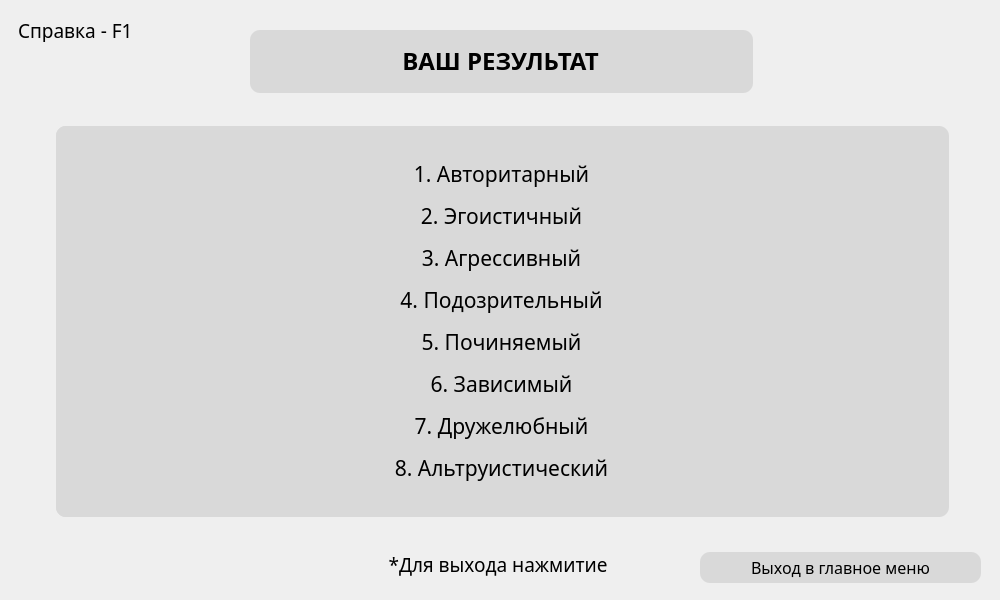
<?xml version="1.0" encoding="UTF-8"?>
<ui version="4.0">
 <class>ResultTorson</class>
 <widget class="QWidget" name="ResultTorson">
  <property name="geometry">
   <rect>
    <x>0</x>
    <y>0</y>
    <width>1000</width>
    <height>600</height>
   </rect>
  </property>
  <property name="windowTitle">
   <string>Form</string>
  </property>
  <property name="styleSheet">
   <string notr="true">QWidget#ResultTorson {
	background-image: url(&quot;:/pictures/back.png&quot;);
}</string>
  </property>
  <widget class="QLabel" name="esc">
   <property name="geometry">
    <rect>
     <x>346</x>
     <y>552</y>
     <width>309</width>
     <height>24</height>
    </rect>
   </property>
   <property name="font">
    <font>
     <family>Montserrat Medium</family>
     <pointsize>14</pointsize>
    </font>
   </property>
   <property name="text">
    <string>*Для выхода нажмитие &lt;Esc&gt;</string>
   </property>
   <property name="alignment">
    <set>Qt::AlignCenter</set>
   </property>
   <property name="margin">
    <number>0</number>
   </property>
  </widget>
  <widget class="QLabel" name="info">
   <property name="geometry">
    <rect>
     <x>18</x>
     <y>18</y>
     <width>131</width>
     <height>24</height>
    </rect>
   </property>
   <property name="font">
    <font>
     <family>Montserrat Medium</family>
     <pointsize>14</pointsize>
    </font>
   </property>
   <property name="text">
    <string>Справка - F1</string>
   </property>
  </widget>
  <widget class="QWidget" name="Title" native="true">
   <property name="geometry">
    <rect>
     <x>250</x>
     <y>30</y>
     <width>503</width>
     <height>63</height>
    </rect>
   </property>
   <property name="font">
    <font>
     <family>Montserrat Medium</family>
     <pointsize>16</pointsize>
    </font>
   </property>
   <property name="styleSheet">
    <string notr="true">QWidget {
	border-radius: 10px;
	background-color:rgba(217, 217, 217, 1);
}</string>
   </property>
   <widget class="QTextEdit" name="YourResult">
    <property name="enabled">
     <bool>false</bool>
    </property>
    <property name="geometry">
     <rect>
      <x>0</x>
      <y>10</y>
      <width>501</width>
      <height>51</height>
     </rect>
    </property>
    <property name="font">
     <font>
      <family>Montserrat Medium</family>
      <pointsize>18</pointsize>
      <weight>75</weight>
      <bold>true</bold>
     </font>
    </property>
    <property name="styleSheet">
     <string notr="true">color: rgb(0, 0, 0);</string>
    </property>
    <property name="html">
     <string>&lt;!DOCTYPE HTML PUBLIC &quot;-//W3C//DTD HTML 4.0//EN&quot; &quot;http://www.w3.org/TR/REC-html40/strict.dtd&quot;&gt;
&lt;html&gt;&lt;head&gt;&lt;meta name=&quot;qrichtext&quot; content=&quot;1&quot; /&gt;&lt;style type=&quot;text/css&quot;&gt;
p, li { white-space: pre-wrap; }
&lt;/style&gt;&lt;/head&gt;&lt;body style=&quot; font-family:'Montserrat Medium'; font-size:18pt; font-weight:600; font-style:normal;&quot;&gt;
&lt;p align=&quot;center&quot; style=&quot; margin-top:0px; margin-bottom:0px; margin-left:0px; margin-right:0px; -qt-block-indent:0; text-indent:0px;&quot;&gt;ВАШ РЕЗУЛЬТАТ&lt;/p&gt;&lt;/body&gt;&lt;/html&gt;</string>
    </property>
   </widget>
  </widget>
  <widget class="QPushButton" name="tothemain">
   <property name="geometry">
    <rect>
     <x>700</x>
     <y>552</y>
     <width>281</width>
     <height>31</height>
    </rect>
   </property>
   <property name="font">
    <font>
     <family>Montserrat Medium</family>
     <pointsize>12</pointsize>
    </font>
   </property>
   <property name="styleSheet">
    <string notr="true">QPushButton {
	border-radius: 10px;
	background-color: rgb(217, 217, 217);
}
QPushButton:hover {
        background-color: rgba(216, 249, 255);
}</string>
   </property>
   <property name="text">
    <string>Выход в главное меню</string>
   </property>
   <property name="shortcut">
    <string>Esc</string>
   </property>
  </widget>
  <widget class="QWidget" name="SectionResult" native="true">
   <property name="geometry">
    <rect>
     <x>56</x>
     <y>126</y>
     <width>893</width>
     <height>391</height>
    </rect>
   </property>
   <property name="styleSheet">
    <string notr="true">QWidget {
	border-radius: 10px;
	background-color:rgba(217, 217, 217, 1);
}</string>
   </property>
   <widget class="QLabel" name="label">
    <property name="geometry">
     <rect>
      <x>0</x>
      <y>0</y>
      <width>891</width>
      <height>391</height>
     </rect>
    </property>
    <property name="font">
     <font>
      <family>Montserrat Medium</family>
      <pointsize>16</pointsize>
     </font>
    </property>
    <property name="text">
     <string>&lt;html&gt;&lt;head/&gt;&lt;body&gt;&lt;p&gt;1. Авторитарный&lt;/p&gt;&lt;p&gt;2. Эгоистичный&lt;/p&gt;&lt;p&gt;3. Агрессивный&lt;/p&gt;&lt;p&gt;4. Подозрительный&lt;/p&gt;&lt;p&gt;5. Починяемый&lt;/p&gt;&lt;p&gt;6. Зависимый&lt;/p&gt;&lt;p&gt;7. Дружелюбный&lt;/p&gt;&lt;p&gt;8. Альтруистический&lt;/p&gt;&lt;/body&gt;&lt;/html&gt;</string>
    </property>
    <property name="alignment">
     <set>Qt::AlignCenter</set>
    </property>
   </widget>
  </widget>
 </widget>
 <resources/>
 <connections/>
</ui>
